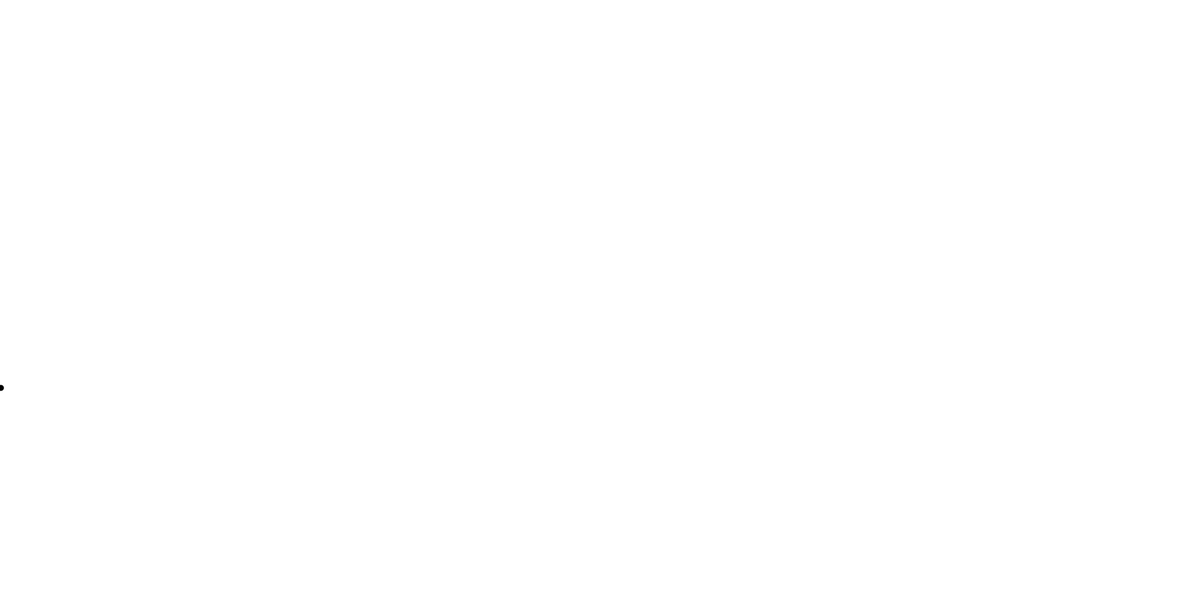
Frame 1 (no input)
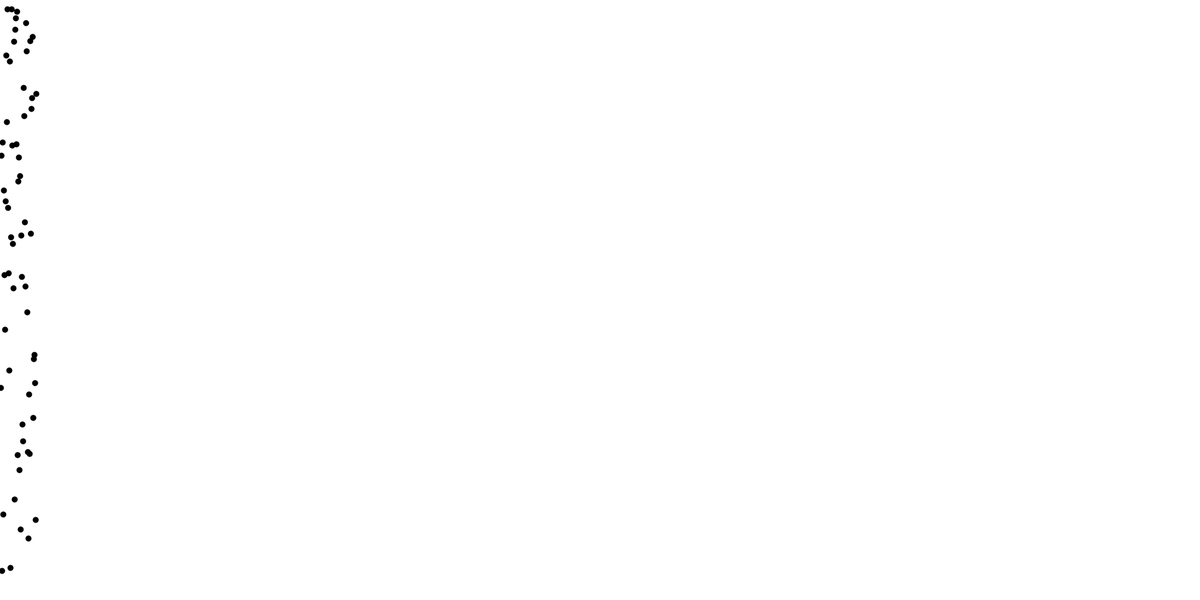
Frame 60 (the mouse pressed at the canvas centre just before this capture)
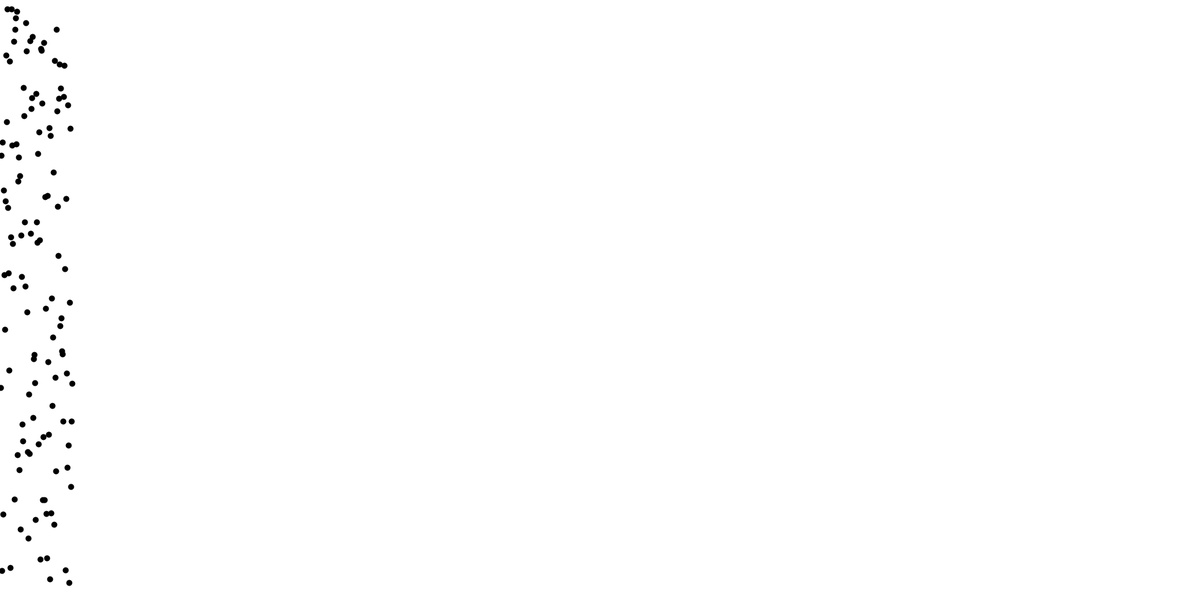
Frame 120 (the mouse held since frame 60 and released just before this capture)

The Processing sketch that drew these frames (run headless with seeded random() and noise(); from frame 60 on, the mouse is pressed at the canvas centre):

// Processing sketch: randomTest
// ── randomTest.pde
int x = 0, pX = 0, nX = 0;
float pY = 0, nY = 0, y;

void setup(){
 size(2000,1000);
 background(255);
 strokeWeight(10);
}

void draw(){
  pX = nX;
  pY = nY;
  x ++;
  y = random(1000);
  nX = x;
  nY = y;
  point(x,y);
  //line(pX, pY, nX, nY);
}
